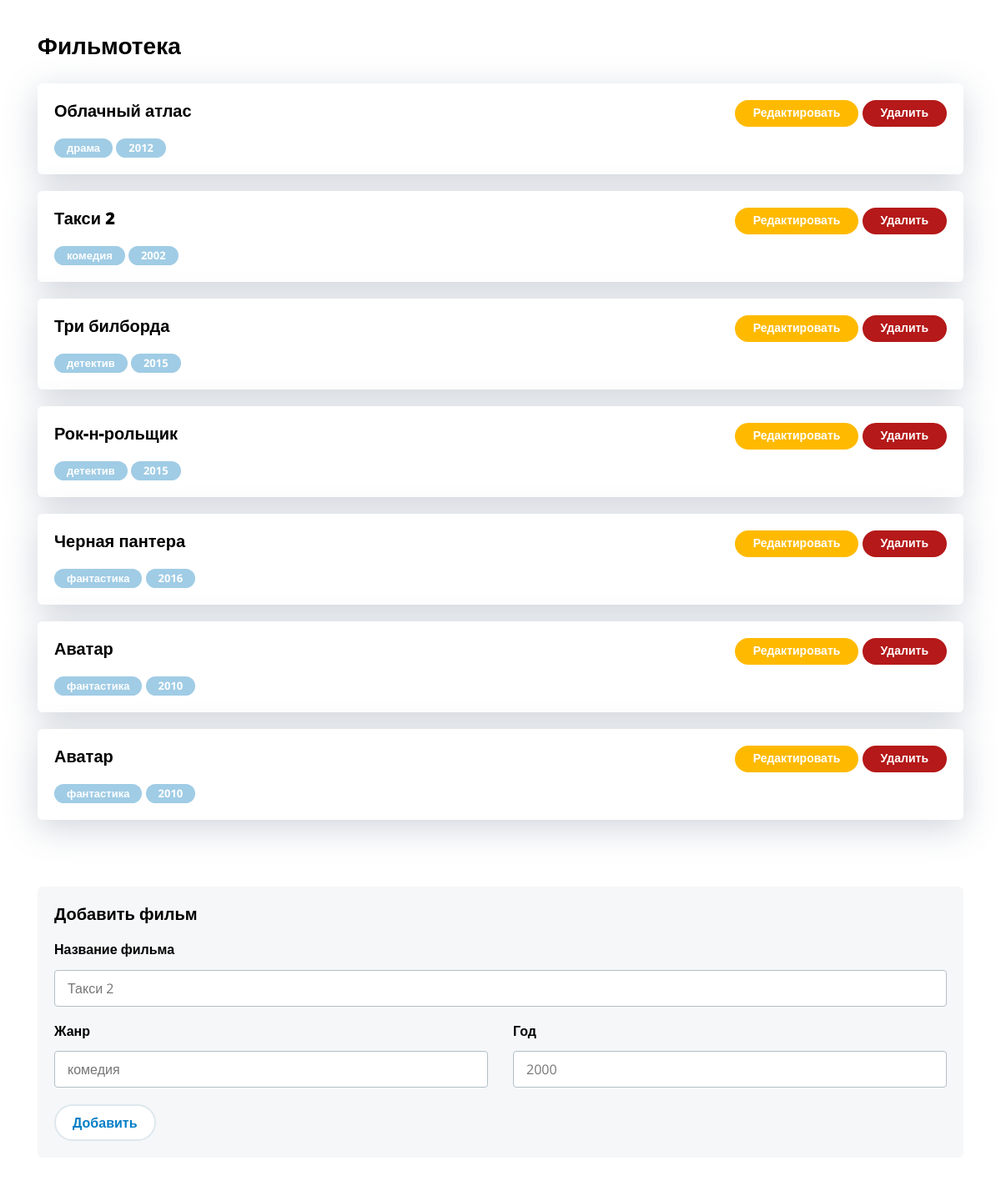
The page / on the database its author committed.
### tables this page shows
CREATE TABLE `films` (
  `id` int(11) NOT NULL,
  `title` text NOT NULL,
  `genre` text NOT NULL,
  `year` int(11) NOT NULL
);

### index.php (the view, shortened to what this page needs)
<?php
$link = mysqli_connect('localhost', 'root', 'root', 'filmoteka');
$query = "SELECT * FROM films";
$films = array();
if ( $result = mysqli_query($link, $query) ) {
	while ( $row = mysqli_fetch_array($result)  ) {
		$films[] = $row;
	}
}
?>
<!DOCTYPE html>
<html lang="ru">
  <head>
	<link rel="stylesheet" href="libs/normalize-css/normalize.css"/>
	<link rel="stylesheet" href="libs/bootstrap-4-grid/grid.min.css"/>
	<link rel="stylesheet" href="libs/jquery-custom-scrollbar/jquery.custom-scrollbar.css"/>
	<link rel="stylesheet" href="./css/main.css"/>
  </head>
  <body>
	<div class="container user-content pt-35">
	<h1 class="title-1"> Фильмотека</h1>
	<?php foreach ($films as $key => $film) { ?>
		<div class="card mb-20">
			<div class="card__header">
				<h4 class="title-4"><?=$film['title']?></h4>
				<div class="buttons">
				<a href="edit.php?id=<?=$film['id']?>" class="button button--edit">Редактировать</a>
				<a href="?action=delete&id=<?=$film['id']?>" class="button button--delete">Удалить</a>
				</div>
			</div>
			<div class="badge"><?=$film['genre']?></div>
			<div class="badge"><?=$film['year']?></div>
		</div>
	<?php } ?>
	  <div class="panel-holder mt-80 mb-100">
		<div class="title-4 mt-0">Добавить фильм</div>
		<form action="index.php" method="POST">
			<label class="label-title">Название фильма</label>
			<input class="input" type="text" placeholder="Такси 2" name="title"/>
			<div class="row">
				<div class="col">
					<label class="label-title">Жанр</label>
					<input class="input" type="text" placeholder="комедия" name="genre"/>
				</div>
				<div class="col">
					<label class="label-title">Год</label>
					<input class="input" type="text" placeholder="2000" name="year"/>
				</div>
			</div>
			<input type="submit" class="button" value="Добавить" name="add-film">
		</form>
	  </div>
	</div>
  </body>
</html>

### rows shown on the page
films: title "Облачный атлас", genre "драма", year "2012"
films: title "Такси 2", genre "комедия", year "2002"
films: title "Три билборда", genre "детектив", year "2015"
films: title "Рок-н-рольщик", genre "детектив", year "2015"
films: title "Черная пантера", genre "фантастика", year "2016"
films: title "Аватар", genre "фантастика", year "2010"
films: title "Аватар", genre "фантастика", year "2010"
